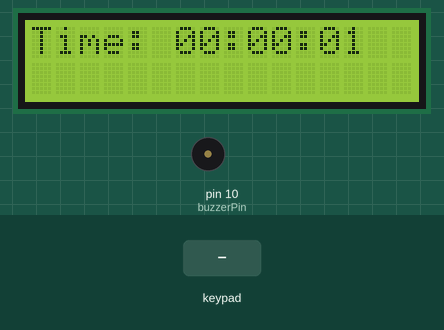
Simulated run of this sketch. Board: Arduino Uno, built with avr-gcc and run on an emulated ATmega328P. Shown: 16×2 character LCD, buzzer (waves = sounding, pin HIGH). Inputs (shaded band) come from the test bench.

Above: at 1.2 s.
1.3 s: key '3' pressed
At 2.0 s:
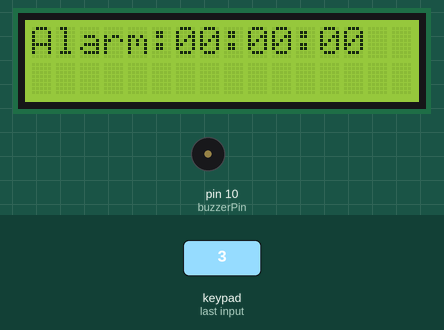
2.8 s: keypad keys 6 7 8 9 pressed 0.4 s apart
At 5.1 s:
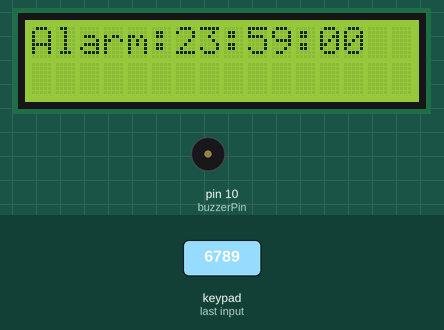
5.9 s: key '1' pressed
8.9 s: keypad keys 1 3 9 7 pressed 0.4 s apart
At 10.8 s:
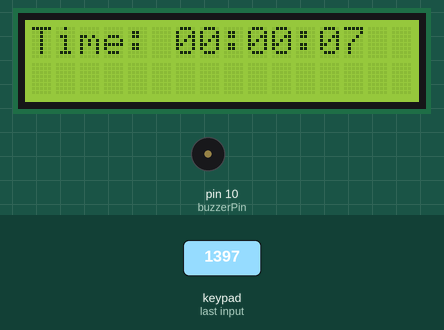
Timing chart, 0 to 12.3 s (numbered marks = the images above; inputs shaded):
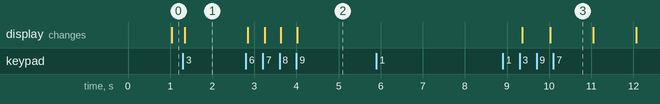

The sketch:

AlarmClock_I2C.ino
```cpp
#include <Wire.h>
#include <LiquidCrystal_I2C.h>
#include <Keypad.h>

LiquidCrystal_I2C lcd(0x27, 16, 2);

const byte ROWS = 4;
const byte COLS = 4;
char keys[ROWS][COLS] = {
  {'1','2','3','A'},
  {'4','5','6','B'},
  {'7','8','9','C'},
  {'*','0','#','D'}
};

byte rowPins[ROWS] = {A0, A1, A2, A3};
byte colPins[COLS] = {6, 7, 8, 9};

Keypad keypad = Keypad(makeKeymap(keys), rowPins, colPins, ROWS, COLS);

int buzzerPin = 10;

unsigned long prevMillis = 0;
unsigned long buzzerTimer = 0;

int seconds = 0, minutes = 0, hours = 0;
bool editMode = false;
bool alarmMode = false;
bool alarmOn = false;
bool alarmRinging = false;
bool buzzerState = false;

int setHour, setMinute, setSecond;
int alarmHour = -1, alarmMinute = -1, alarmSecond = -1;

void setup() {
  lcd.init();
  lcd.backlight();
  pinMode(buzzerPin, OUTPUT);
}

void loop() {
  unsigned long currentMillis = millis();
  char key = keypad.getKey();

  if (!editMode && currentMillis - prevMillis >= 1000) {
    prevMillis = currentMillis;
    seconds++;
    if (seconds >= 60) {
      seconds = 0;
      minutes++;
      if (minutes >= 60) {
        minutes = 0;
        hours = (hours + 1) % 24;
      }
    }
    displayTime(hours, minutes, seconds);
    checkAlarm();
  }

  if (key) {
    if (alarmRinging) {
      if (key == 'A') {
        alarmRinging = false;
        alarmOn = false;
        noTone(buzzerPin);
        clearAlarmLine();
      }
    } else {
      switch (key) {
        case '1':
          editMode = !editMode;
          if (editMode) {
            setHour = hours;
            setMinute = minutes;
            setSecond = seconds;
          } else {
            hours = setHour;
            minutes = setMinute;
            seconds = setSecond;
            displayTime(hours, minutes, seconds);
          }
          break;
        case '3':
          alarmMode = !alarmMode;
          if (alarmMode) {
            alarmHour = 0;
            alarmMinute = 0;
            alarmSecond = 0;
          } else {
            alarmOn = true;
            displayTime(hours, minutes, seconds);
          }
          break;
        case '4':
          if (editMode) {
            setHour = (setHour + 1) % 24;
          } else if (alarmMode) {
            alarmHour = (alarmHour + 1) % 24;
          }
          break;
        case '5':
          if (editMode) {
            setMinute = (setMinute + 1) % 60;
          } else if (alarmMode) {
            alarmMinute = (alarmMinute + 1) % 60;
          }
          break;
        case '6':
          if (editMode) {
            setSecond = (setSecond + 1) % 60;
          } else if (alarmMode) {
            alarmSecond = (alarmSecond + 1) % 60;
          }
          break;
        case '7':
           if (editMode) {
          setHour = (setHour + 23) % 24;
          } else if (alarmMode) {
            alarmHour = (alarmHour + 23) % 24;
         }
          break;
        case '8':
          if (editMode) {
        setMinute = (setMinute + 59) % 60;
        } else if (alarmMode) {
          alarmMinute = (alarmMinute + 59) % 60;
        }
         break;
        case '9':
         if (editMode) {
        setSecond = (setSecond + 59) % 60;
        } else if (alarmMode) {
          alarmSecond = (alarmSecond + 59) % 60;
        }
         break;
      }
    }
  }

  if (editMode) {
    displayTime(setHour, setMinute, setSecond);
  }

  if (alarmMode) {
    lcd.setCursor(0, 0);
    lcd.print("Alarm:");
    printDigits(alarmHour); lcd.print(":");
    printDigits(alarmMinute); lcd.print(":");
    printDigits(alarmSecond);
  }

  if (alarmRinging) {
    if (currentMillis - buzzerTimer >= 500) {
      buzzerTimer = currentMillis;
      if (buzzerState) {
        noTone(buzzerPin);
        buzzerState = false;
      } else {
        tone(buzzerPin, 1000);
        buzzerState = true;
      }
    }
    lcd.setCursor(0, 1);
    lcd.print("** ALARM RING! **");
  }

  delay(50);
}

void displayTime(int h, int m, int s) {
  lcd.setCursor(0, 0);
  lcd.print("Time: ");
  printDigits(h); lcd.print(":");
  printDigits(m); lcd.print(":");
  printDigits(s);
}

void printDigits(int val) {
  if (val < 10) lcd.print("0");
  lcd.print(val);
}

void checkAlarm() {
  if (alarmOn && hours == alarmHour && minutes == alarmMinute && seconds == alarmSecond) {
    alarmRinging = true;
    buzzerTimer = millis();
    buzzerState = false;
  }
}

void clearAlarmLine() {
  lcd.setCursor(0, 1);
  lcd.print("                ");
}
```

Measured:
- after the input at 1.3 s, the display: changes after 0.05 s (image 1)
- after the input at 2.8 s, the display: first changes at once (image 2 shows a later state)
- after the input at 5.9 s, every drawn part: stays the same
- after the input at 8.9 s, the display: first changes after 0.46 s (image 3 shows a later state)
